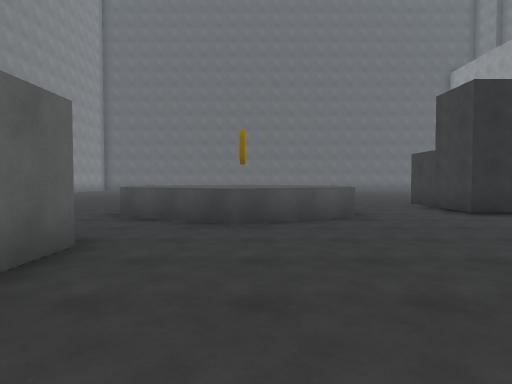
View 1 (above)

24 first-person views from a walk through a Unity game level. The camera is 1.4 m above the floor, tilts 2° down and sees 75° across. The floor is counted in squares, 2 m on a side. Each view is taken from the middle of a square. On the plan, view 1 faces up. The plan holds only what a view shows up to about 10 squares ahead; the rest is blank. The place goes on beyond the plan. The player character is not drawn.

View 2
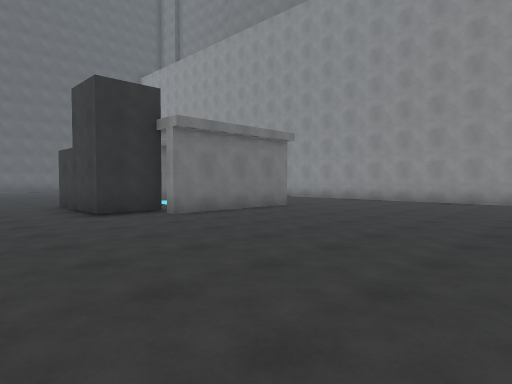

View 3
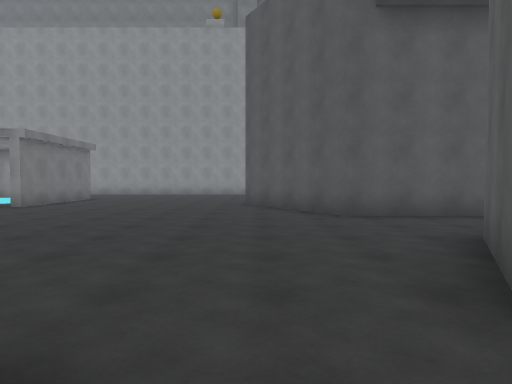

View 4
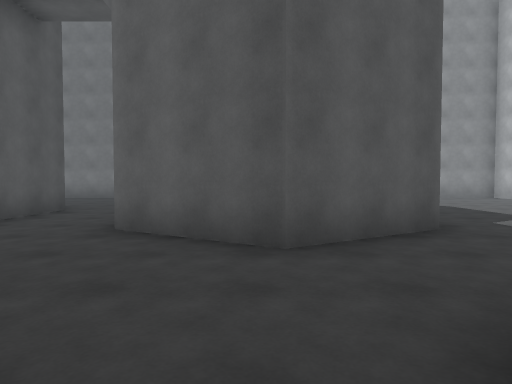

View 5
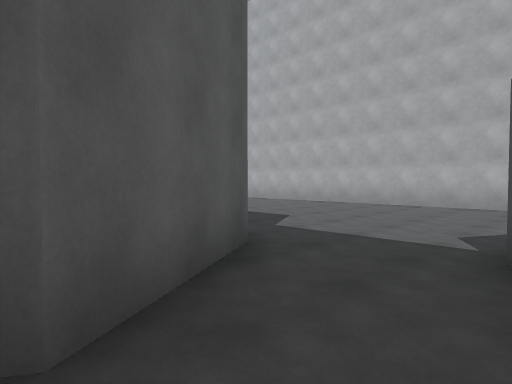

View 6
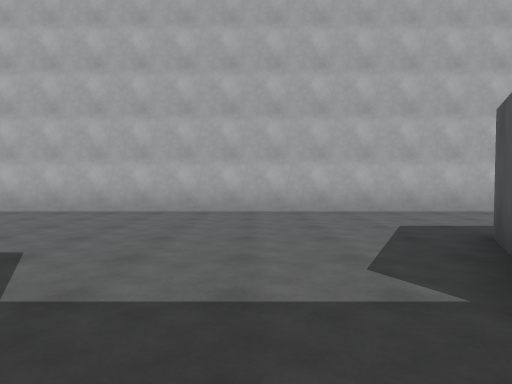

View 7
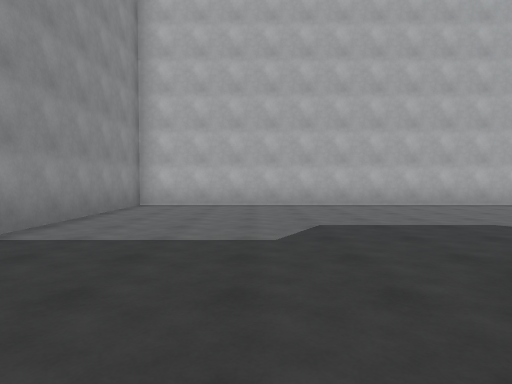

View 8
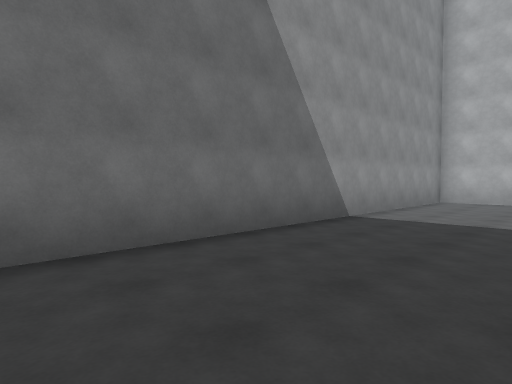

View 9
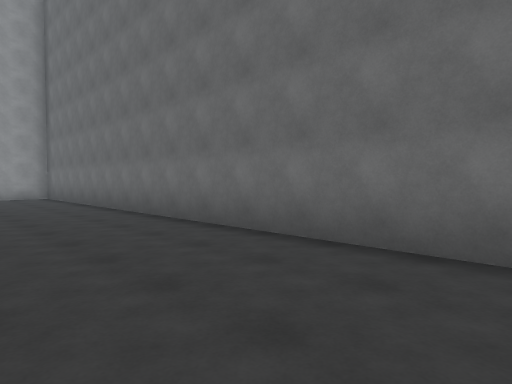

View 10
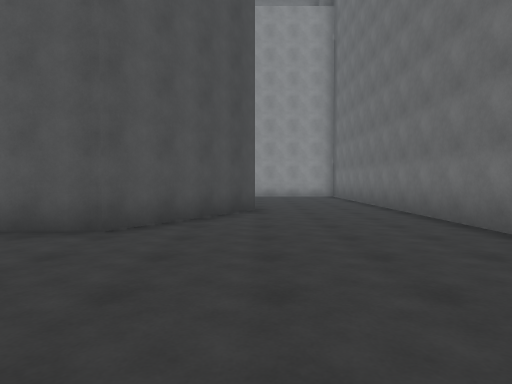

View 11
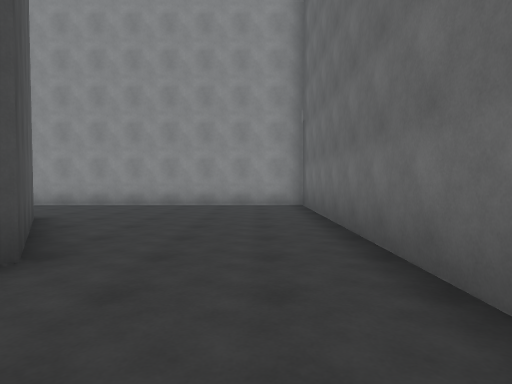

View 12
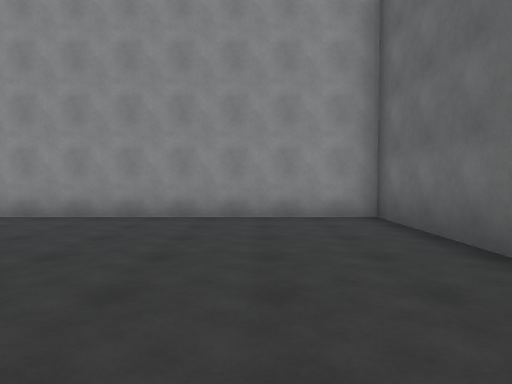

View 13
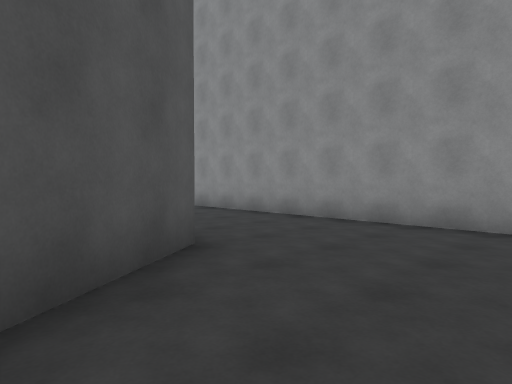

View 14
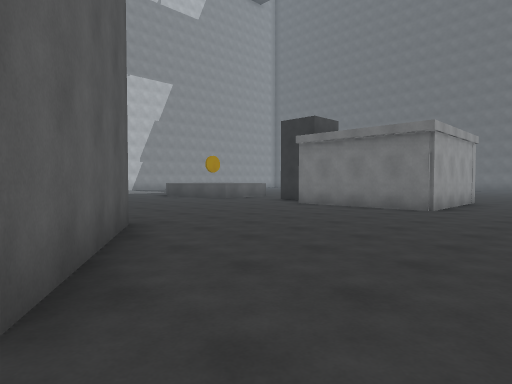

View 15
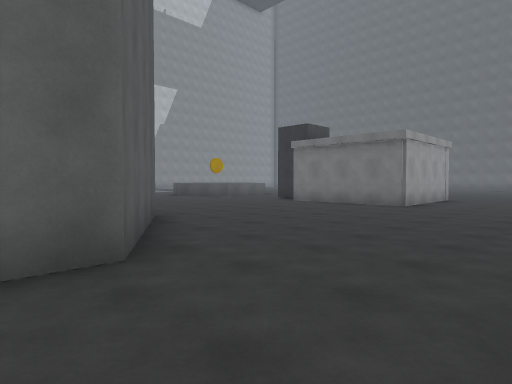

View 16
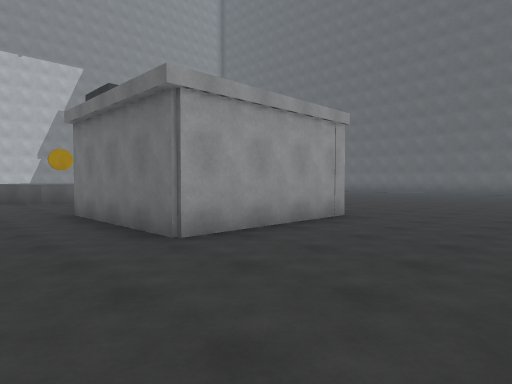

View 17
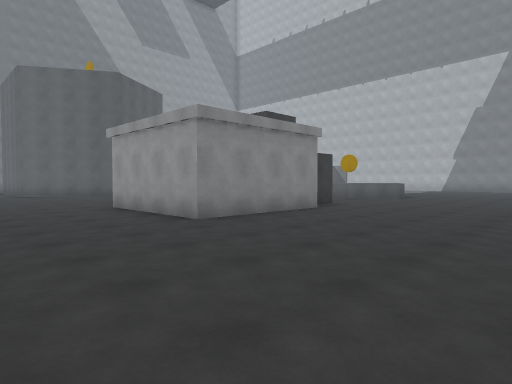

View 18
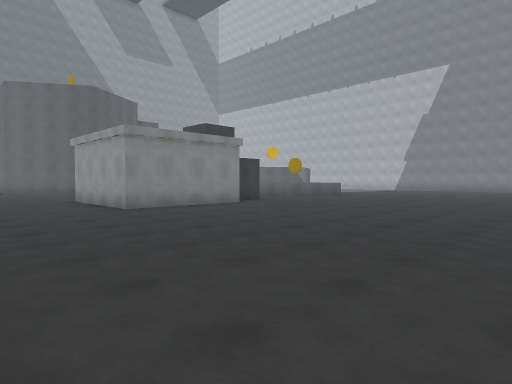

View 19
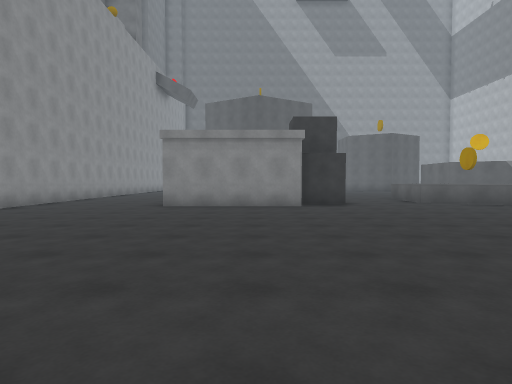

View 20
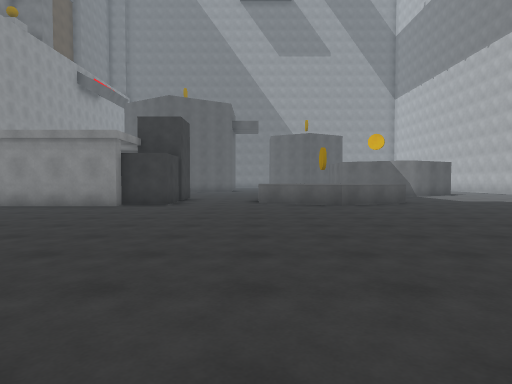

View 21
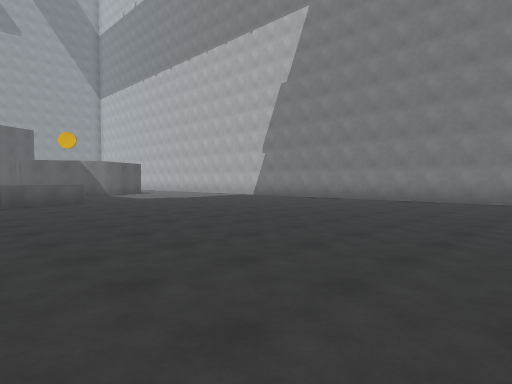

View 22
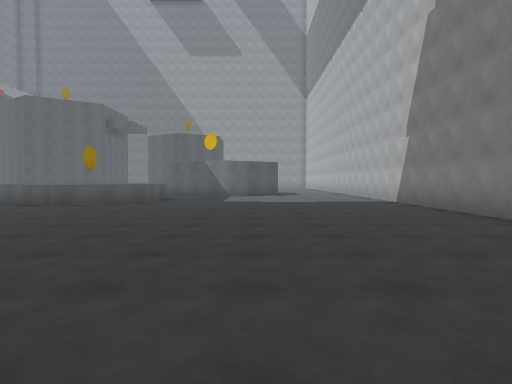

View 23
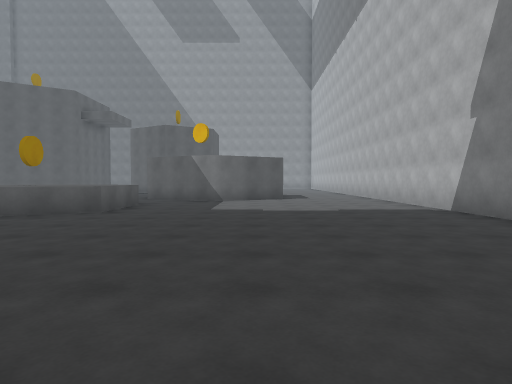

View 24
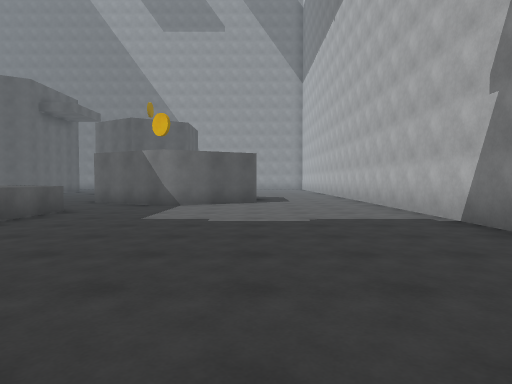

### Floor plan
Points are (right, up) in squares from view 1. A wall is a line through its corners. A room is listed if a view was taken in it or the views show most of it. See-through windows are left out.
Room 1 (views 1, 2, 3, 4, 5, 6, 7, 8, 9, 10, 11, 12, 13, 14, 15, 16, 17, 18, 19, 20, 21, 22, 23, 24)
walls: (1.9, 7.1) (1.9, 6.4) (-0.4, 5.3) (-2.6, 6.4) (-2.6, 8.7) (-0.4, 9.9) (1.4, 9); (-2, 3.6) (-2, 2.5); (5.9, 6.8) (4.4, 6.8) (4.4, 9.7) (5.7, 9.7) (5.7, 10) (9.5, 10) (9.5, 6.1) (5.6, 6.1); (-6.3, 4) (-4.5, 4.9) (-2.7, 4); (-6, 0.4) (-7, 0.9); (-3.7, -2.8) (-1.3, -1.4) (1, -2.8); (13.4, 9) (13.4, 10.8); (-10.5, 13.1) (-10.5, -11.3) (13.4, -11.3) (13.4, -1.1); (13.4, 1.5) (13.4, 2.9); (10.2, -5.9) (6.8, -8) (3.5, -5.9) (3.5, -1.8) (6.8, 0.3) (10.1, -1.8) (10.1, -2.8); (-10.5, 18.5) (-10.5, 17.4)
objects: coin (0, 7) to (0, 8)

Where each view was taken, in squares from view 1:
view 1: 0 up, 0 right, facing up
view 2: 0 up, 2 right, facing up-right
view 3: 0 up, 3 left, facing right
view 4: 2 up, 1 left, facing down
view 5: 0 up, 1 left, facing down-left
view 6: 2 down, 3 left, facing left
view 7: 8 down, 1 left, facing left
view 8: 8 down, 1 right, facing down-left
view 9: 8 down, 1 left, facing down-right
view 10: 8 down, 1 left, facing right
view 11: 10 down, 4 right, facing right
view 12: 9 down, 7 right, facing right
view 13: 9 down, 8 right, facing up-right
view 14: 2 down, 12 right, facing up-left
view 15: 3 down, 13 right, facing up-left
view 16: 4 up, 13 right, facing up-left
view 17: 15 up, 13 right, facing down-left
view 18: 18 up, 13 right, facing down-left
view 19: 19 up, 7 right, facing down
view 20: 19 up, 2 right, facing down
view 21: 20 up, 1 right, facing down-left
view 22: 19 up, 6 left, facing down
view 23: 16 up, 6 left, facing down
view 24: 14 up, 7 left, facing down
